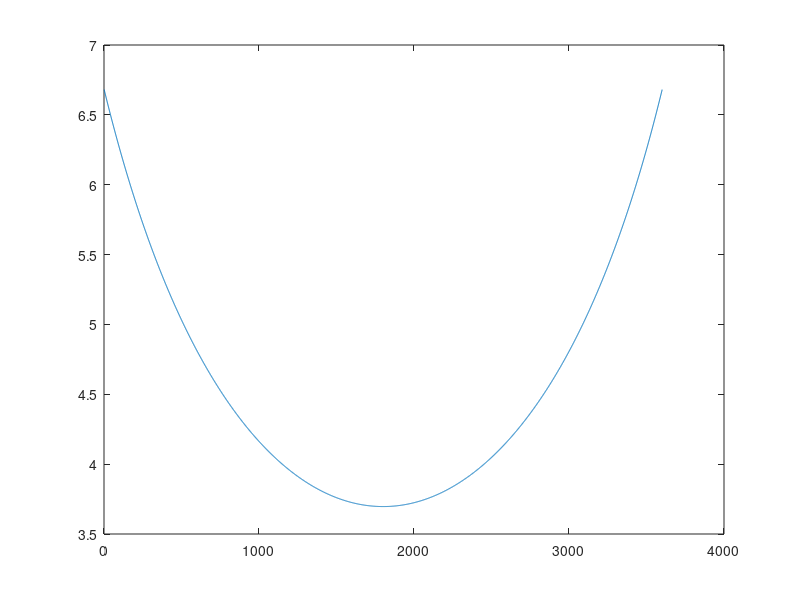

This figure's MATLAB source:

a=(39+54./60+26./3600)./180.*pi;

c=-11.03./180*pi;
D=zeros(51,3);
l=0;
L=[];
for b = -pi./4 : pi./7200 :pi./4;
A=[0,1,0;cos(a)*cos(b),cos(a)*sin(b),sin(a);tan(c),0,-1];
B=[3*cos(a)*sin(b);0;3*cos(a)*cos(b)*tan(c)-3*sin(a)];
C=(A^(-1)*B);
l=sqrt(C(1)^2+C(2)^2+C(3)^2);
L=[L,l];
end
n=length(L);
plot(1:n,L)










%s=solve('Y1=3*cos(a)*sin(b)','cos(a)*cos(b)*X1+*cos(a)*sin(b)*Y1+sin(a)*Z1=0','tan(c)*X1-Z1=3*cos(a)*cos(b)*tan(c)-3*sin(a)=0','X1,Y1,Z1')
%result(s.X1,s.Y1,s.Z1)
